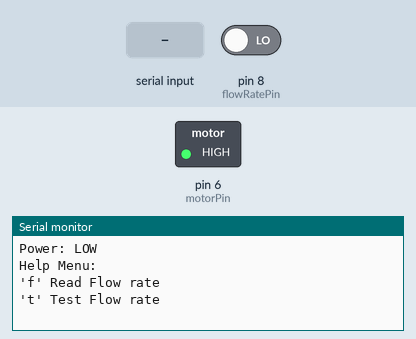
This sketch was run on a simulated Arduino Uno, built with avr-gcc and run on an emulated ATmega328P. On the bench: switched loads named in the sketch (green lamp = pin HIGH), the last lines printed to the serial monitor. The test bench sets the inputs (shaded band); at power-on: pin 8 (flowRatePin) LOW.

Above: at 1.3 s.
1.4 s: "t\n" received over Serial
At 2.0 s:
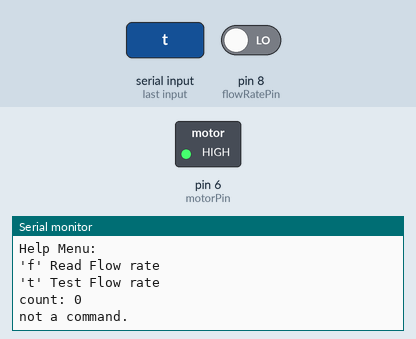
2.9 s: byte 102 ('f') received over Serial
At 3.7 s:
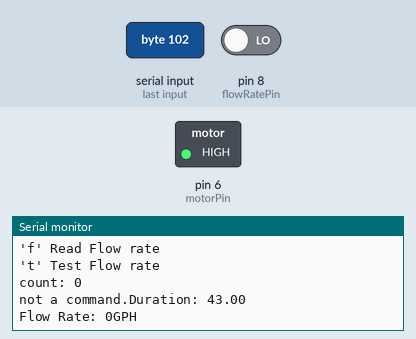
4.4 s: "1\n" received over Serial
At 5.1 s:
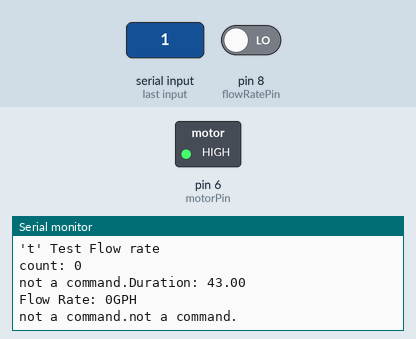

Measured:
- after the input at 1.4 s, the serial monitor: prints a new line at once (image 1)
- after the input at 2.9 s, the serial monitor: prints a new line at once (image 2)
- after the input at 4.4 s, the serial monitor: prints a new line at once (image 3)

The sketch:

WaterFlowProject.ino
```cpp
/**
   Project: Water System Measurement
   Class: EEt 3040
   Professor: Petersen
   Author(s): Spencer Rosenvall,
   Sterling Hilte, Justin Hart
*/

#include "config.h"

void setup() {
  _setup();
}

void loop() {
  run_program();
  //testFlowReading();
  // test();
}
```

config.h
```cpp
/**
   Water System Measurement
   Class: EEt 3040
   Professor Petersen
   Author(s): Spencer Rosenvall,
   Sterling Hilte, Justin Hart
*/

template<class T> inline Print &operator <<(Print &obj, T arg) {
  obj.print(arg);
  return obj;
}

char user_input;

int numTimesToCheckForSignal = 10000;
long flowRate;
int flowRatePin = 8; // input

int motorPin = 6; // output
```

lib.ino
```cpp
/**
   Water System Measurement
   Class: EET 3040
   Professor Petersen
   Author(s): Spencer Rosenvall,
   Sterling Hilte, Justin Hart
*/

/*
   @Justin:
   I made the interface easy to use. To start using the code do this: (tools -> port -> (select port com 1,2,3...), press upload,
   finally press ctrl+shift+m. All that needs to be tested is that we're getting an accurate count
   of the pulse signal from the flow meter. Use the duration to determine how many reads it takes to get
   close to one second of checking and from there we can do math and figure out the flow rate... At least,
   theroetically.

   Notes:
   Analog reads 0-5V, converts is to digital values 0-1023.

   Flow Meter:
   Each pulse is approximately 2.25 milliliters. Note this isn't a precision sensor,
   and the pulse rate does vary a bit depending on the flow rate, fluid pressure and sensor orientation.
   It will need careful calibration if better than 10% precision is required.

   Pump: Pacific Hydrostar 68395 .23 A, 264 GPH
*/

void _setup() {
  Serial.begin(9800);
  Serial << "Water System Measurement Project\n";
  Serial << "EET 3040 Instrumentation and Measurements\n";
  Serial << "Professor Spencer Petersen, FALL 2018\n";
  Serial << "Author(s): Spencer Rosenvall, Sterling Hilte, Justin Hart\n";
  Serial.println();

  pinMode(flowRatePin, INPUT); // might have to add pulldown resistor to ground and input to get clear signals.
  pinMode(motorPin, OUTPUT);
  motorOFF(); // initialize pump off
  help();
}

void run_program() {
  while (Serial.available()) {
    user_input = Serial.read(); //Read user input and trigger appropriate function
    switch (user_input) {
      //case '+': motorON(); break;
      //case '-': motorOFF(); break;
      case 't': testFlowReading(); break;
      case 'f': getFlowRate(); break;
      case 'h': help(); break;
      default: Serial << "not a command."; break;
    }
  }
}

void help() {
  Serial << "Help Menu:\n";
  //Serial << "'+' POWER ON\n";
  //Serial << "'-' POWER OFF\n";
  Serial << "'f' Read Flow rate\n";
  Serial << "'t' Test Flow rate\n";
  Serial.println();
}

void testMotor() { // test relay operation
  motorON();
  delay(1000);
  motorOFF();
  delay(1000);
}

void motorON() {
  digitalWrite(motorPin, LOW); // reverse logic for relays
  Serial << "Power: HIGH" << "\n";
}

void motorOFF() {
  //motorOn = !motorOn;
  digitalWrite(motorPin, HIGH);
  Serial << "Power: LOW";
  //  Serial << "PowerPin: " << motorPin;
  Serial.println();
}

void testFlowReading() { // test to see if arduino detects pulses from flow meter
  int count = 0;
  //Serial << "Starting Flow Test\n";
  //while (true) {
  if (digitalRead(flowRatePin)) {
    count ++;
    Serial << "Pulse Detected\n";
  }
  //if (count == 5) break;
  //}
  //Serial << "Flow Test Done";
  Serial << "count: " << count << "\n";
}

int readFlow() { // return count of pulses
  int count = 0;
  for (int i = 0; i < numTimesToCheckForSignal; i++) { // numTimesToCheckForSignal change this number around until duration is close to 1000 milliseconds.
    if (digitalRead(flowRatePin)) count++;
  }
  return count;
}

long getFlowRate() {
  int startTime = millis();
  int pulses = ((readFlow() * 2.25) / 3785.41); // Unit conversions into gals (pulses * 2.25ml per pulse) * ( 1 gal / 3785.41)
  float duration = (millis() - startTime); // get total milliseconds of duration
  Serial << "Duration: " << duration << "\n";
  flowRate = (pulses / duration);
  Serial << "Flow Rate: " << flowRate << "GPH\n";
  Serial.println();
}
```
